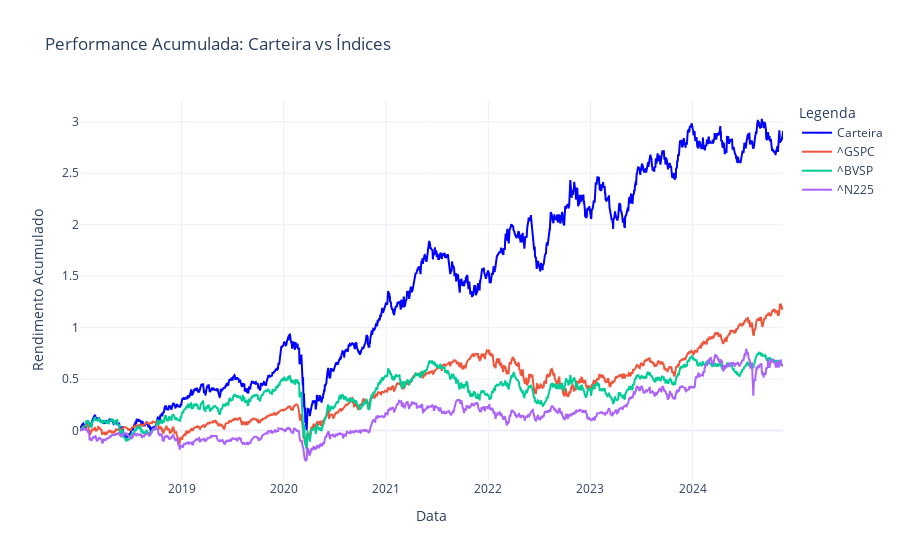

Notebook cell for this chart:
### Code cell
# USANDO EM CARTEIRA EM CENÁRIO EXATO DE 24/11/2024
#GUARDE ESSA CONFIGURAÇÃO PARA VER O PROGRESSO QUE ESSE COMPONENTE DA CARTEIRA TERÁ SOZINHO NOS PRÓXIMOS ANOS
start = '2018-01-01'
ativos = {
    'BBAS3.SA': [ 0.209],  
    'CSNA3.SA': [ 0.042],  
    'FLRY3.SA': [  0.051],
    'ITSA4.SA': [ 0.089],
    'KEPL3.SA': [ 0.175],
    'KLBN4.SA': [ 0.083],
    'TAEE4.SA': [ 0.061],
    'MGLU3.SA': [ 0.002],
    'UNIP6.SA': [ 0.107],
    'GOAU4.SA': [ 0.18],
 
}

indices = ['^GSPC', '^BVSP','^N225']  
data_comparacao = (start, '2024-11-20') # datas de compra precisam ser antes da primeira data desse intervalo

resultado = criar_carteira_comparar(ativos, indices, data_comparacao)

### Figure 1 — Plotly figure (JSON) as saved in the notebook; plotly's stock layout.template omitted (floating-point values rounded to 4 significant figures; data arrays with more than 128 entries replaced by an {"elided": "..."} marker saying what was removed)
{"data": [{"line": {"color": "blue", "width": 2}, "mode": "lines", "name": "Carteira", "type": "scatter", "x": {"elided": "1791 str values"}, "y": {"elided": "1791 float values"}}, {"line": {"width": 2}, "mode": "lines", "name": "^GSPC", "type": "scatter", "x": {"elided": "1791 str values"}, "y": {"elided": "1791 float values"}}, {"line": {"width": 2}, "mode": "lines", "name": "^BVSP", "type": "scatter", "x": {"elided": "1791 str values"}, "y": {"elided": "1791 float values"}}, {"line": {"width": 2}, "mode": "lines", "name": "^N225", "type": "scatter", "x": {"elided": "1791 str values"}, "y": {"elided": "1791 float values"}}], "layout": {"legend": {"title": {"text": "Legenda"}}, "title": {"text": "Performance Acumulada: Carteira vs Índices"}, "xaxis": {"title": {"text": "Data"}}, "yaxis": {"title": {"text": "Rendimento Acumulado"}}}}
